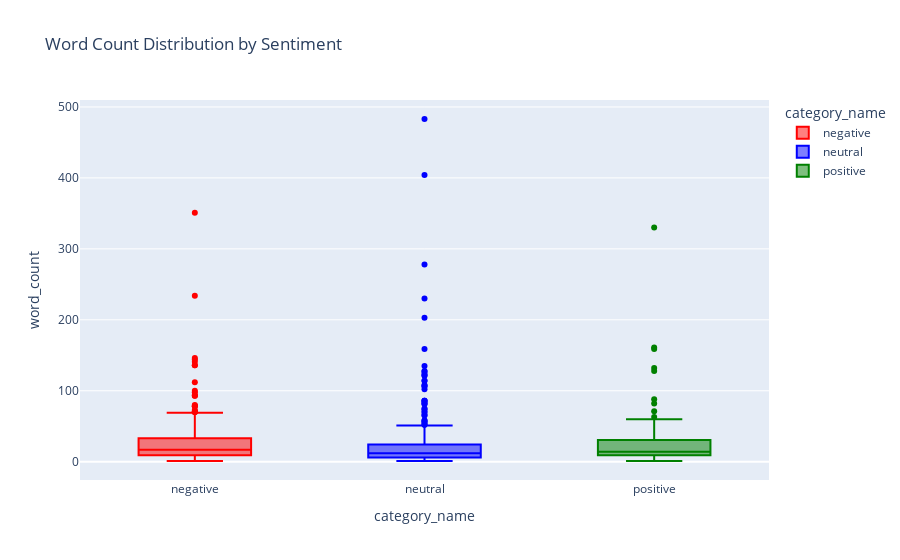

The cell this chart's notebook holds for it:
### Code cell
# Word count distribution by sentiment
fig = px.box(X, x='category_name', y='word_count', 
             title='Word Count Distribution by Sentiment',
             color='category_name',
             color_discrete_map={'positive': 'green', 'neutral': 'blue', 'negative': 'red'})
fig.show()

### Figure 1 — Plotly figure (JSON) as saved in the notebook; plotly's stock layout.template omitted (floating-point values rounded to 4 significant figures; data arrays with more than 128 entries replaced by an {"elided": "..."} marker saying what was removed)
{"data": [{"alignmentgroup": "True", "hovertemplate": "category_name=%{x}<br>word_count=%{y}<extra></extra>", "legendgroup": "negative", "marker": {"color": "red"}, "name": "negative", "notched": false, "offsetgroup": "negative", "orientation": "v", "showlegend": true, "type": "box", "x": {"elided": "315 str values"}, "x0": " ", "xaxis": "x", "y": {"elided": "315 int values"}, "y0": " ", "yaxis": "y"}, {"alignmentgroup": "True", "hovertemplate": "category_name=%{x}<br>word_count=%{y}<extra></extra>", "legendgroup": "neutral", "marker": {"color": "blue"}, "name": "neutral", "notched": false, "offsetgroup": "neutral", "orientation": "v", "showlegend": true, "type": "box", "x": {"elided": "401 str values"}, "x0": " ", "xaxis": "x", "y": {"elided": "401 int values"}, "y0": " ", "yaxis": "y"}, {"alignmentgroup": "True", "hovertemplate": "category_name=%{x}<br>word_count=%{y}<extra></extra>", "legendgroup": "positive", "marker": {"color": "green"}, "name": "positive", "notched": false, "offsetgroup": "positive", "orientation": "v", "showlegend": true, "type": "box", "x": ["positive", "positive", "positive", "positive", "positive", "positive", "positive", "positive", "positive", "positive", "positive", "positive", "positive", "positive", "positive", "positive", "positive", "positive", "positive", "positive", "positive", "positive", "positive", "positive", "positive", "positive", "positive", "positive", "positive", "positive", "positive", "positive", "positive", "positive", "positive", "positive", "positive", "positive", "positive", "positive", "positive", "positive", "positive", "positive", "positive", "positive", "positive", "positive", "positive", "positive", "positive", "positive", "positive", "positive", "positive", "positive", "positive", "positive", "positive", "positive", "positive", "positive", "positive", "positive", "positive", "positive", "positive", "positive", "positive", "positive", "positive", "positive", "positive", "positive", "positive", "positive", "positive", "positive", "positive", "positive", "positive", "positive", "positive", "positive", "positive", "positive", "positive", "positive", "positive", "positive", "positive", "positive", "positive", "positive", "positive", "positive", "positive", "positive", "positive", "positive", "positive", "positive", "positive", "positive", "positive", "positive", "positive", "positive"], "x0": " ", "xaxis": "x", "y": [159, 37, 14, 15, 10, 49, 8, 12, 11, 20, 12, 12, 54, 5, 29, 31, 27, 26, 1, 24, 330, 59, 52, 5, 2, 30, 4, 8, 11, 18, 161, 4, 132, 5, 12, 30, 27, 21, 3, 32, 34, 9, 30, 41, 55, 11, 33, 1, 5, 12, 1, 8, 5, 128, 6, 15, 4, 8, 44, 6, 9, 10, 13, 60, 16, 25, 16, 20, 15, 71, 12, 63, 31, 21, 2, 23, 7, 10, 15, 10, 82, 57, 88, 12, 11, 9, 15, 11, 11, 58, 9, 12, 14, 5, 15, 11, 13, 22, 20, 31, 2, 14, 10, 8, 32, 3, 17, 9], "y0": " ", "yaxis": "y"}], "layout": {"boxmode": "overlay", "legend": {"title": {"text": "category_name"}, "tracegroupgap": 0}, "title": {"text": "Word Count Distribution by Sentiment"}, "xaxis": {"anchor": "y", "categoryarray": ["negative", "neutral", "positive"], "categoryorder": "array", "domain": [0, 1], "title": {"text": "category_name"}}, "yaxis": {"anchor": "x", "domain": [0, 1], "title": {"text": "word_count"}}}}
